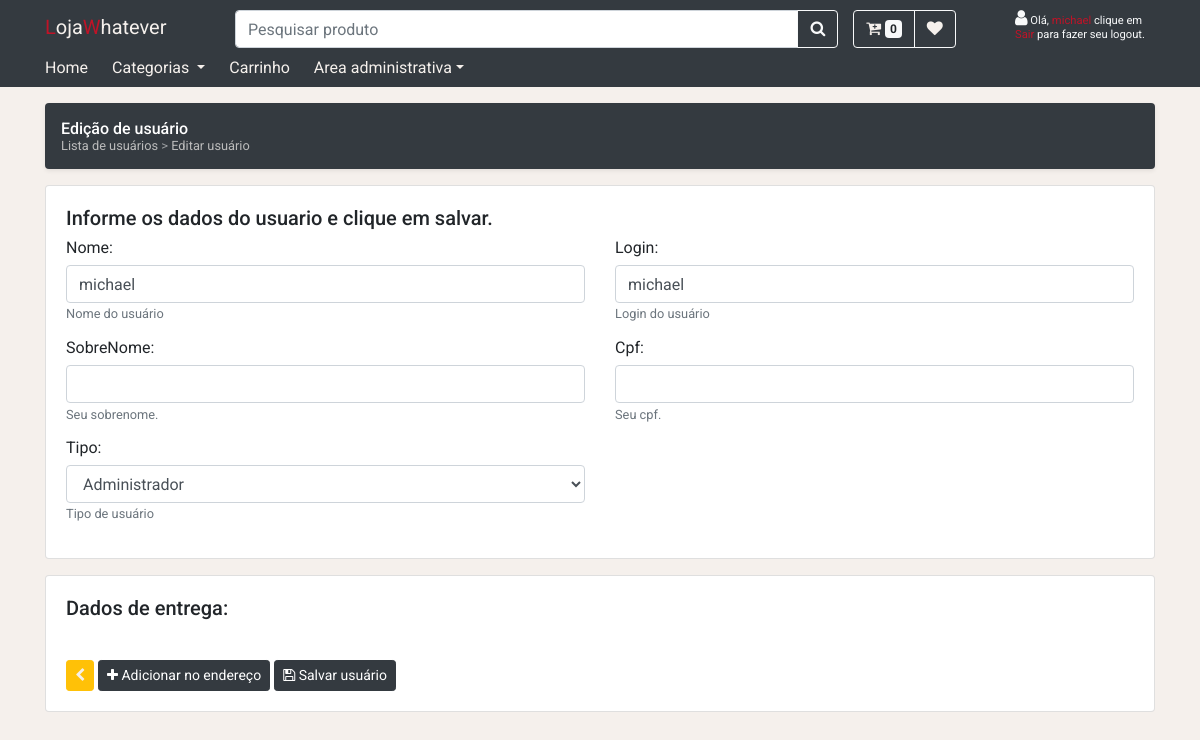
The page /admin/usuario/editar?id=1 (signed in) on the database its author committed.
### tables this page shows
CREATE TABLE `users` (
  `UserId` int(11) NOT NULL AUTO_INCREMENT,
  `Login` varchar(100) NOT NULL,
  `Password` varchar(255) NOT NULL,
  `Name` varchar(255) NOT NULL,
  `Role` varchar(45) NOT NULL,
  `Cpf` varchar(14) DEFAULT NULL,
  `LastName` varchar(100) DEFAULT NULL,
  PRIMARY KEY (`UserId`),
  UNIQUE KEY `Login` (`Login`)
);

### controllers/users/UserEditController.php (called while the page is built, shortened)
<?php
class UserEditController implements IBaseController
{
    private $_repoUser;
    public function __construct($factory)
    {
        $this->_repoUser = $factory->getUserRepository();
    }
    public function proccessRequest(): void
    {
        $id = $_GET["id"];
        $user = $this->_repoUser->getById($id);
        require "views/admin/users/editar-usuario.php";
    }
}

### index.php (called while the page is built, shortened)
<?php
require_once './infra/configs/autoload.php';
$factory = new infra\MySqlRepositoryFactory();
$controlador = new $controllerAlvo($factory);
$controlador->proccessRequest();

### infra/configs/autoload.php (called while the page is built, shortened)
<?php
    function load($namespace)
    {
        $namespace = str_replace("\\" , "/", $namespace);
        $caminhoAbsoluto = __DIR__ . "../../../" . $namespace . ".php";
        return include_once $caminhoAbsoluto;
    }
?>

### infra/MySqlRepositoryFactory.php (called while the page is built, shortened)
<?php
class MySqlRepositoryFactory extends RepositoryFactory
{
    private $host = "localhost";
    private $db_name = "examplemarketplace";
    private $port = "3306";
    private $username = "examplemarketplace";
    private $password = "Teste@123";
    public function getConnection()
    {
        $this->conn = null;
        try {
            $this->conn = new PDO(
                "mysql:host=" . $this->host .
                    ";port=" . $this->port .
                    ";dbname=" . $this->db_name,
                $this->username,
                $this->password
            );
        } catch (PDOException $exception) {
            $exception->getMessage();
        }
        return $this->conn;
    }
    public function getUserRepository()
    {
        return new UserRepository($this->getConnection());
    }
}

### infra/MySqlRepository.php (called while the page is built, shortened)
<?php
abstract class MySqlRepository
{
    public function __construct($conn)
    {
        $this->conn = $conn;
    }
}

### infra/repositories/UserRepository.php (called while the page is built, shortened)
<?php
    class UserRepository
        extends MySqlRepository
        implements IUserRepository
    {
        public function getById($id)
        {
            $stmt = $this->conn->prepare(
                "SELECT UserId, Login, Name, Password, Role, Cpf, LastName FROM Users
                 WHERE UserId = :UserId LIMIT 1"
            );
            $stmt->bindValue(':UserId', $id);
            $stmt->execute();
            $row = $stmt->fetch(PDO::FETCH_ASSOC);
            $usuario = null;
            if ($row)
                $usuario = new User(
                    $row['UserId'],
                    $row['Login'],
                    $row['Password'],
                    $row['Name'],
                    $row['Role'],
                    $row['Cpf'],
                    $row['LastName']
                );
            return $usuario;
        }
    }

### models/User.php (called while the page is built, shortened)
<?php
    class User
    {
        public function __construct($userId,$login,$password,$name,$role,$cpf,$lastName)
        {
            $this->userId = $userId;
            $this->login = $login;
            $this->name = $name;
            $this->role=$role;
            $this->cpf =$cpf;
            $this->lastName =$lastName;
        }
        private $userId;
        private $login;
        private $name;
        private $role;
        private $cpf;
        private $lastName;
        public function getUserId(){
            return $this->userId;
        }
        public function getLogin(){
            return $this->login;
        }
        public function getLastName(){
            return $this->lastName;
        }
        public function getName(){
            return $this->name;
        }
        public function getRole(){
            return $this->role;
        }
        public function getCpf(){
            return $this->cpf;
        }
    }
?>

### views/admin/users/editar-usuario.php (the view, shortened to what this page needs)
<?php require_once './views/partials/header-admin.php' ?>
<div class="container">
    <div class="d-flex align-items-center p-3 mt-3 text-white-50 bg-dark rounded shadow-sm">
        <div class="lh-100">
            <h6 class="mb-0 text-white lh-100">Edição de usuário</h6>
            <ul class="nav-breadcrumb">
                <li>
                    <a href="/admin/usuario">Lista de usuários</a>
                </li>
                <li>
                    <a href="/admin/usuario/editar?id=<?php echo $user->getUserId(); ?>">Editar usuário</a>
                </li>
            </ul>
        </div>
    </div>
    <form action="/admin/usuario/editar-post" method="post" id="formUsuario">
        <div class="card mt-3">
            <div class="card-body">
                <h5>Informe os dados do usuario e clique em salvar.</h6>
                    <div class="row">
                        <div class="col-md-6">
                            <div class="form-group">
                                <label for="name">Nome:</label>
                                <input type="text" name="name" id="name" data-required="true" value="<?php echo $user->getName(); ?>" class="form-control" placeholder="" aria-describedby="helpId">
                                <small id="help-name" class="text-muted">Nome do usuário</small>
                            </div>
                        </div>
                        <div class="col-md-6">
                            <div class="form-group">
                                <label for="login">Login:</label>
                                <input type="text" name="login" id="login" data-required="true" value="<?php echo $user->getLogin(); ?>" class="form-control" placeholder="" aria-describedby="helpId">
                                <small id="help-login" class="text-muted">Login do usuário</small>
                            </div>
                        </div>
                        <div class="col-md-6">
                            <div class="form-group">
                                <label for="">SobreNome:</label>
                                <input type="text" data-required="true" class="form-control" name="lastName" id="lastName" value="<?php echo $user->getLastName(); ?>" aria-describedby="lastNameHelp" placeholder="">
                                <small id="lastNameHelp" class="form-text text-muted">
                                    Seu sobrenome.
                                </small>
                            </div>
                        </div>
                        <div class="col-md-6">
                            <div class="form-group">
                                <label for="">Cpf:</label>
                                <input type="text" data-required="true" class="form-control" name="cpf" id="cpf" value="<?php echo $user->getCpf(); ?>" aria-describedby="cpfId" placeholder="">
                                <small id="cpfId" class="form-text text-muted">
                                    Seu cpf.
                                </small>
                            </div>
                        </div>
                        <?php if ($_SESSION["role"] == "admin") : ?>
                            <div class="col-md-6">
                                <div class="form-group">
                                    <label for="role">Tipo:</label>
                                    <select name="role" id="role" data-required="true" class="form-control" aria-describedby="help-role">
                                        <option value="admin" <?php echo $user->getRole() == "admin" ? "selected=selected" : ""; ?>>
                                            Administrador
                                        </option>
                                    </select>
                                    <small id="help-role" class="text-muted">Tipo de usuário</small>
                                </div>
                            </div>
                        <?php endif; ?>
                    </div>
            </div>
        </div>
        <div class="card mt-3 mb-3">
            <div class="card-body">
                <div class="row mb-3">
                    <div class="col-md-6">
                        <h5 class="title">Dados de entrega:</h5>
                    </div>
                    <div class="col-md-6 text-right">
                    </div>
                </div>
                <div class="row">
                    <div class="col-md-12 mt-3">
                        <a class="btn btn-warning btn-sm " href="/admin/usuario">
                            <i class="fa fa-chevron-left"></i>
                        </a>
                        <button type="button" class="btn btn-sm btn-dark" id="btn-add-address" data-toggle="button" aria-pressed="false" autocomplete="off">
                            <i class="fa fa-plus"></i> Adicionar no endereço
                        </button>
                        <button type="submit" name="btn-salvar" id="btn-salvar" class="btn btn-dark btn-sm "><i class="fa fa-save"></i> Salvar usuário
                        </button>
                    </div>
                </div>
            </div>
        </div>
    </form>
</div>
<?php require_once './views/partials/footer-admin.php' ?>

### assets/css/estilos.css (style rules this page uses)
:root { --primary-color:#C01327; --second-color:#F5F0EC; --default-color:#212529; --ts-time:.4s; }
body { font-family: 'Roboto', sans-serif; background-color: #F5F0EC; line-height: normal; }
a:not(.btn-outline-dark), a:link:not(.btn-outline-dark), a:visited:not(.btn-outline-dark), a:hover:not(.btn-outline-dark), a:active:not(.btn-outline-dark) { color:var(--second-color); text-decoration: none; }

### assets/css/admin.css (style rules this page uses)
.nav-breadcrumb a:link, .nav-breadcrumb a:visited, .nav-breadcrumb a:hover, .nav-breadcrumb a:active { color:#bbb; }
.nav-breadcrumb { font-size: 80%; font-weight: 400; padding:0px; margin:0px; }
.nav-breadcrumb li { display:inline; }
.nav-breadcrumb li:after { content: ">"; }
.nav-breadcrumb li:last-child:after { content: ""; }

### rows shown on the page
users: name "michael", login "michael", role "Administrador"
